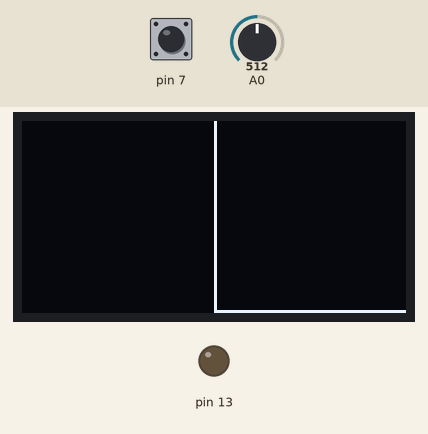
Bench run of a sketch on a simulated Arduino Uno, built with avr-gcc and run on an emulated ATmega328P. On the bench: 128×64 one-colour display, output pins drawn as LEDs (lit = HIGH). The test bench sets the inputs (shaded band); at power-on: A0 = 512, pin 7 HIGH.

Above: at 1.2 s.
1.3 s: A0 set to 716
At 2.24 s:
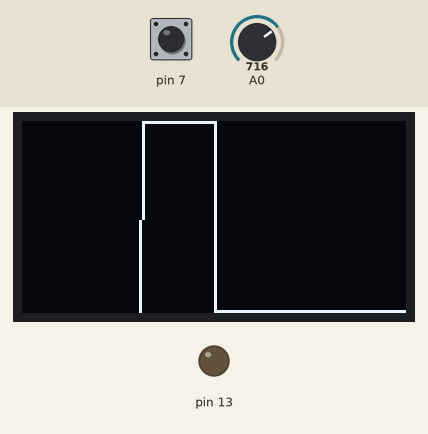
3.9 s: A0 set to 900
At 4.12 s:
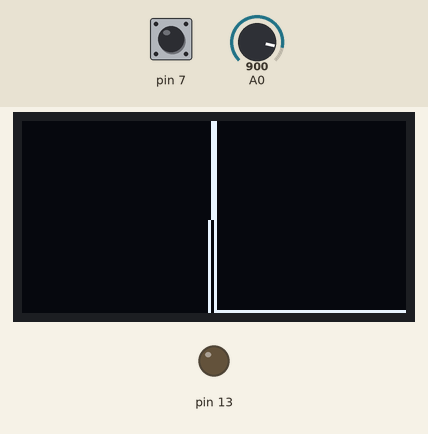
5.7 s: pin 7 pulled LOW for 0.15 s
At 7.2 s:
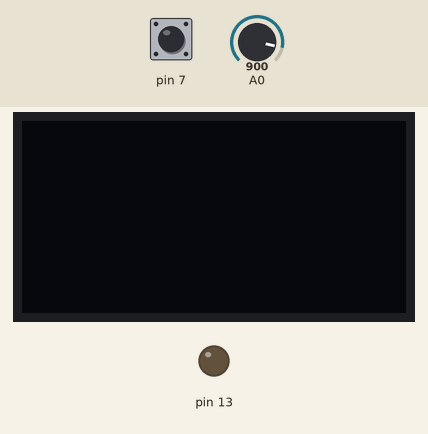
7.5 s: pin 7 pulled LOW for 1 s
At 8.3 s:
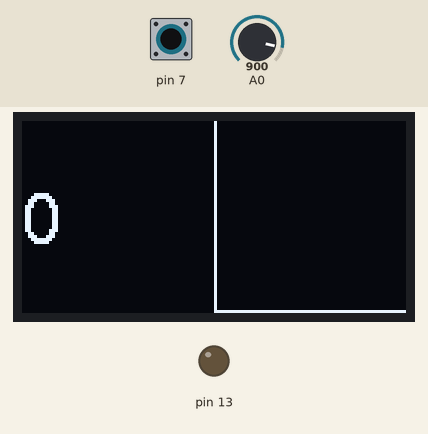
Timing chart, 0 to 10.5 s (numbered marks = the images above; inputs shaded):
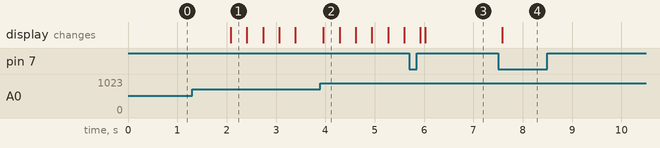

Measured:
- after the input at 1.3 s, the display: changes after 0.78 s (image 1)
- after the input at 3.9 s, the display: changes after 0.06 s (image 2)
- after the input at 7.5 s, the display: changes after 0.09 s (image 4)

The sketch:

heart_rate.ino
```cpp
#include <Arduino.h>
#include <Adafruit_SSD1306.h>
#include <Wire.h>
#include <Switch.h>
#include <Fonts/FreeSans12pt7b.h>

#define OLED_RESET 10
Adafruit_SSD1306 display(OLED_RESET);
Switch mode = Switch(7, INPUT_PULLUP, LOW, 1);

void setup(void) {
  display.begin(SSD1306_SWITCHCAPVCC, 0x3C);
  display.setTextColor(WHITE);
  display.setTextSize(1);
  display.clearDisplay();
  Serial.begin(115200);
  pinMode(13, OUTPUT);
  display.setTextColor(WHITE);
  display.setFont(&FreeSans12pt7b);
}

#define READINGS_NUM 64
#define RR_NUM 64
#define MAX_RR_VAL 1400.0
#define MIN_RR_VAL 100.0
#define RR_VAL_SCALE (64.0 / (MAX_RR_VAL - MIN_RR_VAL))

short vals[READINGS_NUM] = {};
short rr[RR_NUM] = {};
short rr_count = 0, rr_index = 0;
long last_time = 0, now = 0;
bool last_min = false;

enum show_enum {
  VARIABILITY = 0,
  PULSE,
  PULSE_VARIABILITY,
  HR,
};
show_enum show = PULSE;

void loop(void) {
  float acc = 0;
  short mi = 2048, ma = 0;

  mode.poll();
  if (mode.pushed())
  {
    show = (show_enum)(show == HR ? VARIABILITY : (int)show + 1);
  }

  for (int i = 0; i < READINGS_NUM - 1; i++)
    vals[i] = vals[i + 1];
  vals[READINGS_NUM -1] = analogRead(A0);
  now = micros() / 1000;

  for (int i = 0; i < READINGS_NUM; i++)
  {
    if (vals[i] > ma)
      ma = vals[i];
    if (vals[i] < mi)
      mi = vals[i];
  }
  short mid = mi + (ma - mi) / 2;
  bool valid = abs(mid - 512) < 10 && (ma - mi) < 20 && (ma - mi) > 5;
  //Serial.print(vals[READINGS_NUM -1]);
  //Serial.print(' ');
  //Serial.print(mi);
  //Serial.print(' ');
  //Serial.print(ma);
  //Serial.print(' ');
  //Serial.println(mid);
  if (vals[READINGS_NUM - 3] >= vals[READINGS_NUM - 2] && vals[READINGS_NUM - 1] >= vals[READINGS_NUM - 2] && vals[READINGS_NUM - 2] < mid && valid)
  {
    last_min = true;
    digitalWrite(13, LOW);
  }

  if (vals[READINGS_NUM - 3] <= vals[READINGS_NUM - 2] && vals[READINGS_NUM - 1] <= vals[READINGS_NUM - 2] && vals[READINGS_NUM - 2] > mid && last_min && valid)
  {
    short rr_now = now - last_time;
    //Serial.println(ma);
    if (rr_now <= MAX_RR_VAL && rr_now >= MIN_RR_VAL)
    {
      rr[rr_index] = rr_now;
      rr_index = (rr_index + 1)%RR_NUM;
      if (rr_index > rr_count)
        rr_count = rr_index;
      //Serial.println(64 + 64 * rr_now / 1400.0);
      digitalWrite(13, HIGH);
    }
    last_min = false;
    last_time = now;
  }
  else
  {
    //Serial.println(mi);
  }

  display.clearDisplay();         // clear the internal memory

  switch (show)
  {
    case HR:
      for (int i = 0; i < rr_count; i++)
        acc += rr[i];
      acc /= (float)rr_count;
      display.setCursor(0, 40);
      display.print((int)(60000.0 / acc));
      break;
    case PULSE:
      for (int i = 0; i < READINGS_NUM - 1; i++)
        display.drawLine(i, 64 -(int)(64 * (vals[i] - mi) / (ma - mi)),
                      i+1, 64 - (int)(64 * (vals[i+1] - mi) / (ma - mi)), WHITE);
      break;
    case VARIABILITY:
      for (int i = 0; i < min(rr_count, READINGS_NUM); i++)
      {
        int index1 = (rr_index - i)%RR_NUM;
        int index2 = (rr_index - i-1)%RR_NUM;
        if (index1 < 0)
          index1 += rr_count;
        if (index2 < 0)
          index2 += rr_count;
        display.drawLine(64 - i, 64 - (rr[index1] - MIN_RR_VAL) * RR_VAL_SCALE,
                      64 - i-1, 64 - (rr[index2] - MIN_RR_VAL) * RR_VAL_SCALE, WHITE);
      }
      break;
    case PULSE_VARIABILITY:
      for (int i = 0; i < READINGS_NUM - 1; i++)
        display.drawLine(i, 64 - (int)(64 * (vals[i] - mi) / (ma - mi)),
                      i+1, 64 - (int)(64 * (vals[i+1] - mi) / (ma - mi)), WHITE);
      for (int i = 0; i < min(rr_count, READINGS_NUM); i++)
      {
        int index1 = (rr_index - i)%RR_NUM;
        int index2 = (rr_index - i-1)%RR_NUM;
        if (index1 < 0)
          index1 += rr_count;
        if (index2 < 0)
          index2 += rr_count;
        display.drawLine(128 - i, 64 - (rr[index1] - MIN_RR_VAL) * RR_VAL_SCALE,
                      128 - i-1, 64 - (rr[index2] - MIN_RR_VAL) * RR_VAL_SCALE, WHITE);
      }
      break;
  }

  if (show != PULSE_VARIABILITY)
  {
    display.drawFastHLine(64, 63, 64, WHITE);
    display.drawFastVLine(64, 0, 64, WHITE);
    for (int i = 0; i < rr_count - 1; i++)
    {
       display.drawPixel(64 + (rr[i] - MIN_RR_VAL) * RR_VAL_SCALE, 64 - (rr[i+1] - MIN_RR_VAL) * RR_VAL_SCALE, WHITE);
    }
  }

  display.display();          // transfer internal memory to the display
}
```
